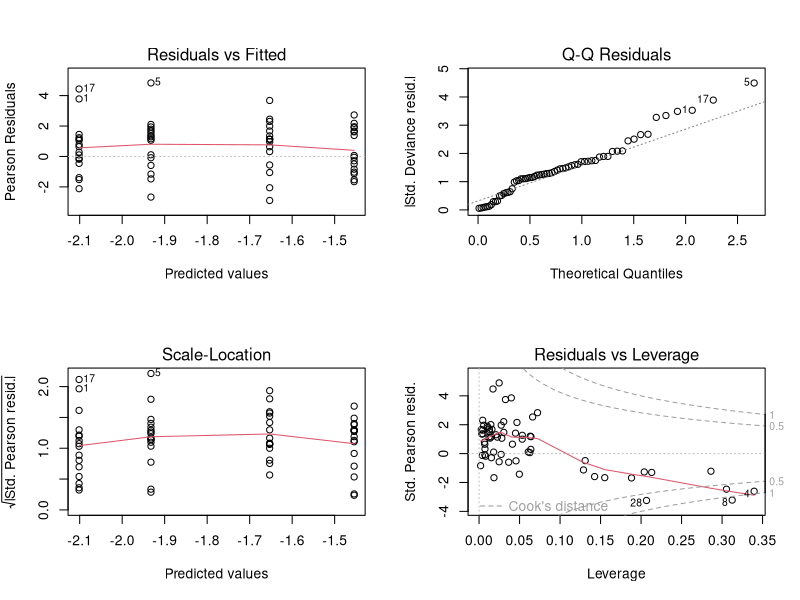

The R source for this figure:
## ---- chunk 1
# Replace these placeholders with your partnership's assigned values from the table.
data_obj <- MASS::Insurance
response <- "cbind(Claims, Holders-Claims)"
candidate_predictor <- "Group"
fam <- "binomial"
## ---- chunk 2
# Example only. Adapt to your data set.
library(MASS)
dat <- data_obj
## ---- chunk 3
library(stats)

# reformulate() builds the formula from the *values* of response and
# candidate_predictor, rather than using those names literally.
mod0 <- glm(
  reformulate("1", response = response),
  data = dat,
  family = fam
)

mod1 <- glm(
  reformulate(candidate_predictor, response = response),
  data = dat,
  family = fam
)

summary(mod0)
summary(mod1)
## ---- chunk 4
coef(summary(mod1))
vcov(mod1)
summary(mod1)$cov.scaled
confint(mod1)

## CB Added a check for the coefficient confidence intervals: it looks like confint is still doing an approximation here, so make sure to compute these by hand
coef(mod1)[2] + qnorm(.975)*sqrt(vcov(mod1)[2,2])*c(-1, 1)
## ---- chunk 5
    print(data.frame(lower=coef(mod1) - qnorm(.975)*sqrt(diag(vcov(mod1))), upper=coef(mod1) + qnorm(.975)*sqrt(diag(vcov(mod1)))))
## ---- chunk 6
deviance(mod0)
deviance(mod1)
delta_deviance <- deviance(mod0) - deviance(mod1)
delta_deviance

anova(mod0, mod1)
## ---- chunk 7
residual_summary <- data.frame(
  fitted = fitted(mod1),
  raw = residuals(mod1, type = "response"),
  pearson = residuals(mod1, type = "pearson"),
  deviance = residuals(mod1, type = "deviance"),
  standardized = rstandard(mod1) #standardized *pearson* residuals
)

head(residual_summary)

par(mfrow=c(2,2))
plot(mod1)
